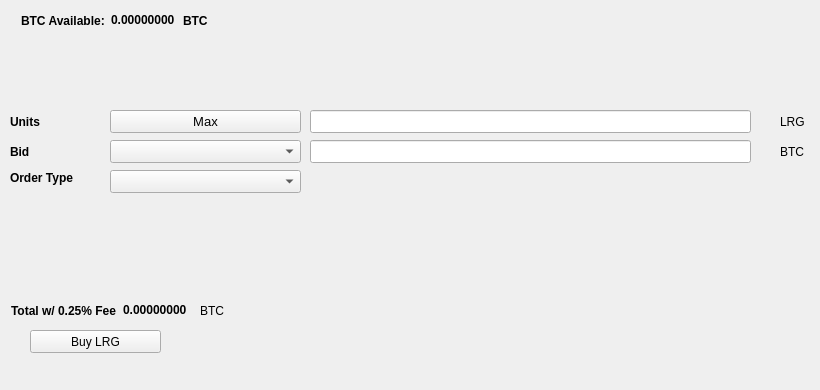
   <widget class="QWidget" name="BuyTab">
    <attribute name="title">
     <string>Buy</string>
    </attribute>
    <widget class="QPushButton" name="BuyLRG">
     <property name="geometry">
      <rect>
       <x>30</x>
       <y>330</y>
       <width>131</width>
       <height>23</height>
      </rect>
     </property>
     <property name="text">
      <string>Buy LRG</string>
     </property>
     <property name="icon">
      <iconset resource="../largo.qrc">
       <normaloff>:/icons/bitcoin</normaloff>:/icons/bitcoin</iconset>
     </property>
    </widget>
    <widget class="QLabel" name="label_3">
     <property name="geometry">
      <rect>
       <x>10</x>
       <y>110</y>
       <width>46</width>
       <height>23</height>
      </rect>
     </property>
     <property name="font">
      <font>
       <weight>75</weight>
       <bold>true</bold>
      </font>
     </property>
     <property name="text">
      <string>Units</string>
     </property>
    </widget>
    <widget class="QLineEdit" name="UnitsInput">
     <property name="geometry">
      <rect>
       <x>310</x>
       <y>110</y>
       <width>441</width>
       <height>23</height>
      </rect>
     </property>
     <property name="font">
      <font>
       <pointsize>9</pointsize>
       <weight>75</weight>
       <bold>true</bold>
      </font>
     </property>
    </widget>
    <widget class="QLineEdit" name="BuyBidPriceEdit">
     <property name="geometry">
      <rect>
       <x>310</x>
       <y>140</y>
       <width>441</width>
       <height>23</height>
      </rect>
     </property>
     <property name="font">
      <font>
       <pointsize>9</pointsize>
       <weight>75</weight>
       <bold>true</bold>
      </font>
     </property>
    </widget>
    <widget class="QLabel" name="label_4">
     <property name="geometry">
      <rect>
       <x>780</x>
       <y>110</y>
       <width>31</width>
       <height>23</height>
      </rect>
     </property>
     <property name="text">
      <string>LRG</string>
     </property>
    </widget>
    <widget class="QLabel" name="label_5">
     <property name="geometry">
      <rect>
       <x>780</x>
       <y>140</y>
       <width>31</width>
       <height>23</height>
      </rect>
     </property>
     <property name="text">
      <string>BTC</string>
     </property>
    </widget>
    <widget class="QLabel" name="label_6">
     <property name="geometry">
      <rect>
       <x>10</x>
       <y>140</y>
       <width>46</width>
       <height>23</height>
      </rect>
     </property>
     <property name="font">
      <font>
       <weight>75</weight>
       <bold>true</bold>
      </font>
     </property>
     <property name="text">
      <string>Bid</string>
     </property>
    </widget>
    <widget class="QLabel" name="label_7">
     <property name="geometry">
      <rect>
       <x>10</x>
       <y>170</y>
       <width>91</width>
       <height>16</height>
      </rect>
     </property>
     <property name="font">
      <font>
       <weight>75</weight>
       <bold>true</bold>
      </font>
     </property>
     <property name="text">
      <string>Order Type</string>
     </property>
    </widget>
    <widget class="QPushButton" name="Buy_Max_Amount">
     <property name="geometry">
      <rect>
       <x>110</x>
       <y>110</y>
       <width>191</width>
       <height>23</height>
      </rect>
     </property>
     <property name="font">
      <font>
       <pointsize>10</pointsize>
      </font>
     </property>
     <property name="text">
      <string>Max</string>
     </property>
    </widget>
    <widget class="QComboBox" name="BuyBidcomboBox">
     <property name="geometry">
      <rect>
       <x>110</x>
       <y>140</y>
       <width>191</width>
       <height>23</height>
      </rect>
     </property>
     <property name="font">
      <font>
       <pointsize>10</pointsize>
      </font>
     </property>
    </widget>
    <widget class="QComboBox" name="buyOrdertypeCombo">
     <property name="geometry">
      <rect>
       <x>110</x>
       <y>170</y>
       <width>191</width>
       <height>23</height>
      </rect>
     </property>
     <property name="font">
      <font>
       <pointsize>10</pointsize>
      </font>
     </property>
    </widget>
    <widget class="QWidget" name="layoutWidget1">
     <property name="geometry">
      <rect>
       <x>21</x>
       <y>11</y>
       <width>227</width>
       <height>19</height>
      </rect>
     </property>
     <layout class="QHBoxLayout" name="horizontalLayout_3">
      <item>
       <widget class="QLabel" name="label232">
        <property name="font">
         <font>
          <weight>75</weight>
          <bold>true</bold>
         </font>
        </property>
        <property name="text">
         <string>BTC Available:</string>
        </property>
       </widget>
      </item>
      <item>
       <widget class="QLabel" name="BtcAvailableLbl">
        <property name="palette">
         <palette>
          <active>
           <colorrole role="WindowText">
            <brush brushstyle="SolidPattern">
             <color alpha="255">
              <red>0</red>
              <green>0</green>
              <blue>0</blue>
             </color>
            </brush>
           </colorrole>
           <colorrole role="Button">
            <brush brushstyle="SolidPattern">
             <color alpha="255">
              <red>0</red>
              <green>170</green>
              <blue>0</blue>
             </color>
            </brush>
           </colorrole>
           <colorrole role="Light">
            <brush brushstyle="SolidPattern">
             <color alpha="255">
              <red>0</red>
              <green>255</green>
              <blue>0</blue>
             </color>
            </brush>
           </colorrole>
           <colorrole role="Midlight">
            <brush brushstyle="SolidPattern">
             <color alpha="255">
              <red>0</red>
              <green>212</green>
              <blue>0</blue>
             </color>
            </brush>
           </colorrole>
           <colorrole role="Dark">
            <brush brushstyle="SolidPattern">
             <color alpha="255">
              <red>0</red>
              <green>85</green>
              <blue>0</blue>
             </color>
            </brush>
           </colorrole>
           <colorrole role="Mid">
            <brush brushstyle="SolidPattern">
             <color alpha="255">
              <red>0</red>
              <green>113</green>
              <blue>0</blue>
             </color>
            </brush>
           </colorrole>
           <colorrole role="Text">
            <brush brushstyle="SolidPattern">
             <color alpha="255">
              <red>0</red>
              <green>170</green>
              <blue>0</blue>
             </color>
            </brush>
           </colorrole>
           <colorrole role="BrightText">
            <brush brushstyle="SolidPattern">
             <color alpha="255">
              <red>255</red>
              <green>255</green>
              <blue>255</blue>
             </color>
            </brush>
           </colorrole>
           <colorrole role="ButtonText">
            <brush brushstyle="SolidPattern">
             <color alpha="255">
              <red>0</red>
              <green>0</green>
              <blue>0</blue>
             </color>
            </brush>
           </colorrole>
           <colorrole role="Base">
            <brush brushstyle="SolidPattern">
             <color alpha="255">
              <red>255</red>
              <green>255</green>
              <blue>255</blue>
             </color>
            </brush>
           </colorrole>
           <colorrole role="Window">
            <brush brushstyle="SolidPattern">
             <color alpha="255">
              <red>0</red>
              <green>170</green>
              <blue>0</blue>
             </color>
            </brush>
           </colorrole>
           <colorrole role="Shadow">
            <brush brushstyle="SolidPattern">
             <color alpha="255">
              <red>0</red>
              <green>0</green>
              <blue>0</blue>
             </color>
            </brush>
           </colorrole>
           <colorrole role="AlternateBase">
            <brush brushstyle="SolidPattern">
             <color alpha="255">
              <red>127</red>
              <green>212</green>
              <blue>127</blue>
             </color>
            </brush>
           </colorrole>
           <colorrole role="ToolTipBase">
            <brush brushstyle="SolidPattern">
             <color alpha="255">
              <red>255</red>
              <green>255</green>
              <blue>220</blue>
             </color>
            </brush>
           </colorrole>
           <colorrole role="ToolTipText">
            <brush brushstyle="SolidPattern">
             <color alpha="255">
              <red>0</red>
              <green>0</green>
              <blue>0</blue>
             </color>
            </brush>
           </colorrole>
          </active>
          <inactive>
           <colorrole role="WindowText">
            <brush brushstyle="SolidPattern">
             <color alpha="255">
              <red>0</red>
              <green>0</green>
              <blue>0</blue>
             </color>
            </brush>
           </colorrole>
           <colorrole role="Button">
            <brush brushstyle="SolidPattern">
             <color alpha="255">
              <red>0</red>
              <green>170</green>
              <blue>0</blue>
             </color>
            </brush>
           </colorrole>
           <colorrole role="Light">
            <brush brushstyle="SolidPattern">
             <color alpha="255">
              <red>0</red>
              <green>255</green>
              <blue>0</blue>
             </color>
            </brush>
           </colorrole>
           <colorrole role="Midlight">
            <brush brushstyle="SolidPattern">
             <color alpha="255">
              <red>0</red>
              <green>212</green>
              <blue>0</blue>
             </color>
            </brush>
           </colorrole>
           <colorrole role="Dark">
            <brush brushstyle="SolidPattern">
             <color alpha="255">
              <red>0</red>
              <green>85</green>
              <blue>0</blue>
             </color>
            </brush>
           </colorrole>
           <colorrole role="Mid">
            <brush brushstyle="SolidPattern">
             <color alpha="255">
              <red>0</red>
              <green>113</green>
              <blue>0</blue>
             </color>
            </brush>
           </colorrole>
           <colorrole role="Text">
            <brush brushstyle="SolidPattern">
             <color alpha="255">
              <red>0</red>
              <green>170</green>
              <blue>0</blue>
             </color>
            </brush>
           </colorrole>
           <colorrole role="BrightText">
            <brush brushstyle="SolidPattern">
             <color alpha="255">
              <red>255</red>
              <green>255</green>
              <blue>255</blue>
             </color>
            </brush>
           </colorrole>
           <colorrole role="ButtonText">
            <brush brushstyle="SolidPattern">
             <color alpha="255">
              <red>0</red>
              <green>0</green>
              <blue>0</blue>
             </color>
            </brush>
           </colorrole>
           <colorrole role="Base">
            <brush brushstyle="SolidPattern">
             <color alpha="255">
              <red>255</red>
              <green>255</green>
              <blue>255</blue>
             </color>
            </brush>
           </colorrole>
           <colorrole role="Window">
            <brush brushstyle="SolidPattern">
             <color alpha="255">
              <red>0</red>
              <green>170</green>
              <blue>0</blue>
             </color>
            </brush>
           </colorrole>
           <colorrole role="Shadow">
            <brush brushstyle="SolidPattern">
             <color alpha="255">
              <red>0</red>
              <green>0</green>
              <blue>0</blue>
             </color>
            </brush>
           </colorrole>
           <colorrole role="AlternateBase">
            <brush brushstyle="SolidPattern">
             <color alpha="255">
              <red>127</red>
              <green>212</green>
              <blue>127</blue>
             </color>
            </brush>
           </colorrole>
           <colorrole role="ToolTipBase">
            <brush brushstyle="SolidPattern">
             <color alpha="255">
              <red>255</red>
              <green>255</green>
              <blue>220</blue>
             </color>
            </brush>
           </colorrole>
           <colorrole role="ToolTipText">
            <brush brushstyle="SolidPattern">
             <color alpha="255">
              <red>0</red>
              <green>0</green>
              <blue>0</blue>
             </color>
            </brush>
           </colorrole>
          </inactive>
          <disabled>
           <colorrole role="WindowText">
            <brush brushstyle="SolidPattern">
             <color alpha="255">
              <red>0</red>
              <green>85</green>
              <blue>0</blue>
             </color>
            </brush>
           </colorrole>
           <colorrole role="Button">
            <brush brushstyle="SolidPattern">
             <color alpha="255">
              <red>0</red>
              <green>170</green>
              <blue>0</blue>
             </color>
            </brush>
           </colorrole>
           <colorrole role="Light">
            <brush brushstyle="SolidPattern">
             <color alpha="255">
              <red>0</red>
              <green>255</green>
              <blue>0</blue>
             </color>
            </brush>
           </colorrole>
           <colorrole role="Midlight">
            <brush brushstyle="SolidPattern">
             <color alpha="255">
              <red>0</red>
              <green>212</green>
              <blue>0</blue>
             </color>
            </brush>
           </colorrole>
           <colorrole role="Dark">
            <brush brushstyle="SolidPattern">
             <color alpha="255">
              <red>0</red>
              <green>85</green>
              <blue>0</blue>
             </color>
            </brush>
           </colorrole>
           <colorrole role="Mid">
            <brush brushstyle="SolidPattern">
             <color alpha="255">
              <red>0</red>
              <green>113</green>
              <blue>0</blue>
             </color>
            </brush>
           </colorrole>
           <colorrole role="Text">
            <brush brushstyle="SolidPattern">
             <color alpha="255">
              <red>0</red>
              <green>85</green>
              <blue>0</blue>
             </color>
            </brush>
           </colorrole>
           <colorrole role="BrightText">
            <brush brushstyle="SolidPattern">
             <color alpha="255">
              <red>255</red>
              <green>255</green>
              <blue>255</blue>
             </color>
            </brush>
           </colorrole>
           <colorrole role="ButtonText">
            <brush brushstyle="SolidPattern">
             <color alpha="255">
              <red>0</red>
              <green>85</green>
              <blue>0</blue>
             </color>
            </brush>
           </colorrole>
           <colorrole role="Base">
            <brush brushstyle="SolidPattern">
             <color alpha="255">
              <red>0</red>
              <green>170</green>
              <blue>0</blue>
             </color>
            </brush>
           </colorrole>
           <colorrole role="Window">
            <brush brushstyle="SolidPattern">
             <color alpha="255">
              <red>0</red>
              <green>170</green>
              <blue>0</blue>
             </color>
            </brush>
           </colorrole>
           <colorrole role="Shadow">
            <brush brushstyle="SolidPattern">
             <color alpha="255">
              <red>0</red>
              <green>0</green>
              <blue>0</blue>
             </color>
            </brush>
           </colorrole>
           <colorrole role="AlternateBase">
            <brush brushstyle="SolidPattern">
             <color alpha="255">
              <red>0</red>
              <green>170</green>
              <blue>0</blue>
             </color>
            </brush>
           </colorrole>
           <colorrole role="ToolTipBase">
            <brush brushstyle="SolidPattern">
             <color alpha="255">
              <red>255</red>
              <green>255</green>
              <blue>220</blue>
             </color>
            </brush>
           </colorrole>
           <colorrole role="ToolTipText">
            <brush brushstyle="SolidPattern">
             <color alpha="255">
              <red>0</red>
              <green>0</green>
              <blue>0</blue>
             </color>
            </brush>
           </colorrole>
          </disabled>
         </palette>
        </property>
        <property name="font">
         <font>
          <weight>75</weight>
          <bold>true</bold>
         </font>
        </property>
        <property name="text">
         <string>0.00000000</string>
        </property>
        <property name="textInteractionFlags">
         <set>Qt::LinksAccessibleByMouse|Qt::TextSelectableByKeyboard|Qt::TextSelectableByMouse</set>
        </property>
       </widget>
      </item>
      <item>
       <widget class="QLabel" name="BtcAvailableLbl_2">
        <property name="font">
         <font>
          <weight>75</weight>
          <bold>true</bold>
         </font>
        </property>
        <property name="text">
         <string>BTC</string>
        </property>
       </widget>
      </item>
     </layout>
    </widget>
    <widget class="QWidget" name="layoutWidge2">
     <property name="geometry">
      <rect>
       <x>11</x>
       <y>301</y>
       <width>259</width>
       <height>19</height>
      </rect>
     </property>
     <layout class="QHBoxLayout" name="horizontalLayout_4">
      <item>
       <widget class="QLabel" name="label_9">
        <property name="font">
         <font>
          <weight>75</weight>
          <bold>true</bold>
         </font>
        </property>
        <property name="text">
         <string>Total w/ 0.25% Fee</string>
        </property>
       </widget>
      </item>
      <item>
       <widget class="QLabel" name="BuyCostLabel">
        <property name="palette">
         <palette>
          <active>
           <colorrole role="WindowText">
            <brush brushstyle="SolidPattern">
             <color alpha="255">
              <red>0</red>
              <green>0</green>
              <blue>0</blue>
             </color>
            </brush>
           </colorrole>
           <colorrole role="Button">
            <brush brushstyle="SolidPattern">
             <color alpha="255">
              <red>0</red>
              <green>170</green>
              <blue>0</blue>
             </color>
            </brush>
           </colorrole>
           <colorrole role="Light">
            <brush brushstyle="SolidPattern">
             <color alpha="255">
              <red>0</red>
              <green>255</green>
              <blue>0</blue>
             </color>
            </brush>
           </colorrole>
           <colorrole role="Midlight">
            <brush brushstyle="SolidPattern">
             <color alpha="255">
              <red>0</red>
              <green>212</green>
              <blue>0</blue>
             </color>
            </brush>
           </colorrole>
           <colorrole role="Dark">
            <brush brushstyle="SolidPattern">
             <color alpha="255">
              <red>0</red>
              <green>85</green>
              <blue>0</blue>
             </color>
            </brush>
           </colorrole>
           <colorrole role="Mid">
            <brush brushstyle="SolidPattern">
             <color alpha="255">
              <red>0</red>
              <green>113</green>
              <blue>0</blue>
             </color>
            </brush>
           </colorrole>
           <colorrole role="Text">
            <brush brushstyle="SolidPattern">
             <color alpha="255">
              <red>0</red>
              <green>170</green>
              <blue>0</blue>
             </color>
            </brush>
           </colorrole>
           <colorrole role="BrightText">
            <brush brushstyle="SolidPattern">
             <color alpha="255">
              <red>255</red>
              <green>255</green>
              <blue>255</blue>
             </color>
            </brush>
           </colorrole>
           <colorrole role="ButtonText">
            <brush brushstyle="SolidPattern">
             <color alpha="255">
              <red>0</red>
              <green>0</green>
              <blue>0</blue>
             </color>
            </brush>
           </colorrole>
           <colorrole role="Base">
            <brush brushstyle="SolidPattern">
             <color alpha="255">
              <red>255</red>
              <green>255</green>
              <blue>255</blue>
             </color>
            </brush>
           </colorrole>
           <colorrole role="Window">
            <brush brushstyle="SolidPattern">
             <color alpha="255">
              <red>0</red>
              <green>170</green>
              <blue>0</blue>
             </color>
            </brush>
           </colorrole>
           <colorrole role="Shadow">
            <brush brushstyle="SolidPattern">
             <color alpha="255">
              <red>0</red>
              <green>0</green>
              <blue>0</blue>
             </color>
            </brush>
           </colorrole>
           <colorrole role="AlternateBase">
            <brush brushstyle="SolidPattern">
             <color alpha="255">
              <red>127</red>
              <green>212</green>
              <blue>127</blue>
             </color>
            </brush>
           </colorrole>
           <colorrole role="ToolTipBase">
            <brush brushstyle="SolidPattern">
             <color alpha="255">
              <red>255</red>
              <green>255</green>
              <blue>220</blue>
             </color>
            </brush>
           </colorrole>
           <colorrole role="ToolTipText">
            <brush brushstyle="SolidPattern">
             <color alpha="255">
              <red>0</red>
              <green>0</green>
              <blue>0</blue>
             </color>
            </brush>
           </colorrole>
          </active>
          <inactive>
           <colorrole role="WindowText">
            <brush brushstyle="SolidPattern">
             <color alpha="255">
              <red>0</red>
              <green>0</green>
              <blue>0</blue>
             </color>
            </brush>
           </colorrole>
           <colorrole role="Button">
            <brush brushstyle="SolidPattern">
             <color alpha="255">
              <red>0</red>
              <green>170</green>
              <blue>0</blue>
             </color>
            </brush>
           </colorrole>
           <colorrole role="Light">
            <brush brushstyle="SolidPattern">
             <color alpha="255">
              <red>0</red>
              <green>255</green>
              <blue>0</blue>
             </color>
            </brush>
           </colorrole>
           <colorrole role="Midlight">
            <brush brushstyle="SolidPattern">
             <color alpha="255">
              <red>0</red>
              <green>212</green>
              <blue>0</blue>
             </color>
            </brush>
           </colorrole>
           <colorrole role="Dark">
            <brush brushstyle="SolidPattern">
             <color alpha="255">
              <red>0</red>
              <green>85</green>
              <blue>0</blue>
             </color>
            </brush>
           </colorrole>
           <colorrole role="Mid">
            <brush brushstyle="SolidPattern">
             <color alpha="255">
              <red>0</red>
              <green>113</green>
              <blue>0</blue>
             </color>
            </brush>
           </colorrole>
           <colorrole role="Text">
            <brush brushstyle="SolidPattern">
             <color alpha="255">
              <red>0</red>
              <green>170</green>
              <blue>0</blue>
             </color>
            </brush>
           </colorrole>
           <colorrole role="BrightText">
            <brush brushstyle="SolidPattern">
             <color alpha="255">
              <red>255</red>
              <green>255</green>
              <blue>255</blue>
             </color>
            </brush>
           </colorrole>
           <colorrole role="ButtonText">
            <brush brushstyle="SolidPattern">
             <color alpha="255">
              <red>0</red>
              <green>0</green>
              <blue>0</blue>
             </color>
            </brush>
           </colorrole>
           <colorrole role="Base">
            <brush brushstyle="SolidPattern">
             <color alpha="255">
              <red>255</red>
              <green>255</green>
              <blue>255</blue>
             </color>
            </brush>
           </colorrole>
           <colorrole role="Window">
            <brush brushstyle="SolidPattern">
             <color alpha="255">
              <red>0</red>
              <green>170</green>
              <blue>0</blue>
             </color>
            </brush>
           </colorrole>
           <colorrole role="Shadow">
            <brush brushstyle="SolidPattern">
             <color alpha="255">
              <red>0</red>
              <green>0</green>
              <blue>0</blue>
             </color>
            </brush>
           </colorrole>
           <colorrole role="AlternateBase">
            <brush brushstyle="SolidPattern">
             <color alpha="255">
              <red>127</red>
              <green>212</green>
              <blue>127</blue>
             </color>
            </brush>
           </colorrole>
           <colorrole role="ToolTipBase">
            <brush brushstyle="SolidPattern">
             <color alpha="255">
              <red>255</red>
              <green>255</green>
              <blue>220</blue>
             </color>
            </brush>
           </colorrole>
           <colorrole role="ToolTipText">
            <brush brushstyle="SolidPattern">
             <color alpha="255">
              <red>0</red>
              <green>0</green>
              <blue>0</blue>
             </color>
            </brush>
           </colorrole>
          </inactive>
          <disabled>
           <colorrole role="WindowText">
            <brush brushstyle="SolidPattern">
             <color alpha="255">
              <red>0</red>
              <green>85</green>
              <blue>0</blue>
             </color>
            </brush>
           </colorrole>
           <colorrole role="Button">
            <brush brushstyle="SolidPattern">
             <color alpha="255">
              <red>0</red>
              <green>170</green>
              <blue>0</blue>
             </color>
            </brush>
           </colorrole>
           <colorrole role="Light">
            <brush brushstyle="SolidPattern">
             <color alpha="255">
              <red>0</red>
              <green>255</green>
              <blue>0</blue>
             </color>
            </brush>
           </colorrole>
           <colorrole role="Midlight">
            <brush brushstyle="SolidPattern">
             <color alpha="255">
              <red>0</red>
              <green>212</green>
              <blue>0</blue>
             </color>
            </brush>
           </colorrole>
           <colorrole role="Dark">
            <brush brushstyle="SolidPattern">
             <color alpha="255">
              <red>0</red>
              <green>85</green>
              <blue>0</blue>
             </color>
            </brush>
           </colorrole>
           <colorrole role="Mid">
            <brush brushstyle="SolidPattern">
             <color alpha="255">
              <red>0</red>
              <green>113</green>
              <blue>0</blue>
             </color>
            </brush>
           </colorrole>
           <colorrole role="Text">
            <brush brushstyle="SolidPattern">
             <color alpha="255">
              <red>0</red>
              <green>85</green>
              <blue>0</blue>
             </color>
            </brush>
           </colorrole>
           <colorrole role="BrightText">
            <brush brushstyle="SolidPattern">
             <color alpha="255">
              <red>255</red>
              <green>255</green>
              <blue>255</blue>
             </color>
            </brush>
           </colorrole>
           <colorrole role="ButtonText">
            <brush brushstyle="SolidPattern">
             <color alpha="255">
              <red>0</red>
              <green>85</green>
              <blue>0</blue>
             </color>
            </brush>
           </colorrole>
           <colorrole role="Base">
            <brush brushstyle="SolidPattern">
             <color alpha="255">
              <red>0</red>
              <green>170</green>
              <blue>0</blue>
             </color>
            </brush>
           </colorrole>
           <colorrole role="Window">
            <brush brushstyle="SolidPattern">
             <color alpha="255">
              <red>0</red>
              <green>170</green>
              <blue>0</blue>
             </color>
            </brush>
           </colorrole>
           <colorrole role="Shadow">
            <brush brushstyle="SolidPattern">
             <color alpha="255">
              <red>0</red>
              <green>0</green>
              <blue>0</blue>
             </color>
            </brush>
           </colorrole>
           <colorrole role="AlternateBase">
            <brush brushstyle="SolidPattern">
             <color alpha="255">
              <red>0</red>
              <green>170</green>
              <blue>0</blue>
             </color>
            </brush>
           </colorrole>
           <colorrole role="ToolTipBase">
            <brush brushstyle="SolidPattern">
             <color alpha="255">
              <red>255</red>
              <green>255</green>
              <blue>220</blue>
             </color>
            </brush>
           </colorrole>
           <colorrole role="ToolTipText">
            <brush brushstyle="SolidPattern">
             <color alpha="255">
              <red>0</red>
              <green>0</green>
              <blue>0</blue>
             </color>
            </brush>
           </colorrole>
          </disabled>
         </palette>
        </property>
        <property name="font">
         <font>
          <weight>75</weight>
          <bold>true</bold>
         </font>
        </property>
        <property name="autoFillBackground">
         <bool>false</bool>
        </property>
        <property name="text">
         <string>0.00000000</string>
        </property>
        <property name="textInteractionFlags">
         <set>Qt::LinksAccessibleByMouse|Qt::TextSelectableByMouse</set>
        </property>
       </widget>
      </item>
      <item>
       <widget class="QLabel" name="label_10">
        <property name="font">
         <font>
          <weight>50</weight>
          <bold>false</bold>
         </font>
        </property>
        <property name="text">
         <string>BTC</string>
        </property>
       </widget>
      </item>
     </layout>
    </widget>
    <widget class="QLabel" name="label_24">
     <property name="geometry">
      <rect>
       <x>460</x>
       <y>300</y>
       <width>281</width>
       <height>81</height>
      </rect>
     </property>
     <property name="text">
      <string/>
     </property>
     <property name="pixmap">
      <pixmap>:/images/bittrex</pixmap>
     </property>
    </widget>
   </widget>
